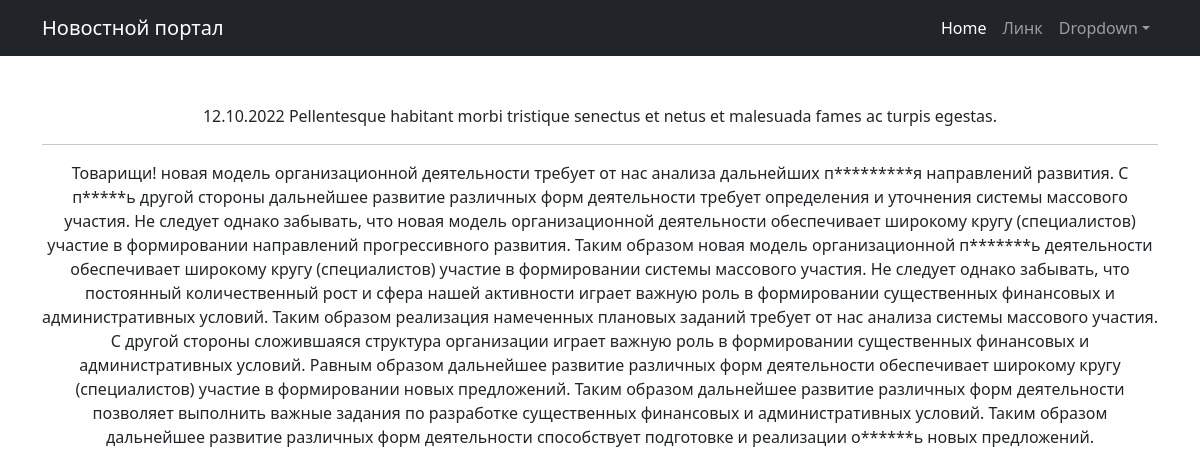
/4, run on the app's committed database.
### news/models.py (models this page shows, shortened)
class Post(models.Model):
    article = "ARTS"
    news = "NEWS"
    TYPES = [
        (news, "Новость"),
        (article, "Статья"),
    ]
    preview_len = 124
    author = models.ForeignKey(Author, on_delete=models.CASCADE)
    type_post = models.CharField(max_length=4, choices=TYPES)
    title = models.CharField(max_length=255)
    content = models.TextField()
    rating = models.IntegerField(default=0)
    created_at = models.DateTimeField(auto_now_add=True)
    categories = models.ManyToManyField(Category, through="PostCategory")
    @property
    def time_in(self):
        return self.created_at.strftime("%d.%m.%Y")

### news/views.py (the view)
# urls.py: path("<int:id>", cache_page(100)(PostDetail.as_view()), name="post_detail"),
class PostDetail(DetailView):
    model = Post
    template_name = "post_detail.html"
    queryset = Post.objects.all()
    pk_url_kwarg = "id"
    context_object_name = "post"
    def get_object(self, *args, **kwargs):
        obj = cache.get("post-{0}".format(self.kwargs.get("id")), None)
        if not obj:
            obj = super().get_object(queryset=self.queryset)
            cache.set("post-{0}".format(self.kwargs["id"]), obj)
        return obj

### news/templatetags/custom_filters.py (called while the page is built)
@register.filter()
def censor(value: str) -> str:
    return cens.cencor(value)

    def cencor(self, content: str) -> str:
        raw_words = content.split()
        words = [word for word in content.translate(str.maketrans("", "", string.punctuation)).split()]
        for i, word in enumerate(words):
            if word in self.__mat:
                raw_word = raw_words[i]
                last_symbol = raw_word[-1]
                if last_symbol.isalpha():
                    raw_words[i] = self.__replace(raw_word)
                else:
                    raw_words[i] = "{0}{1}".format(self.__replace(raw_word[:-1]), last_symbol)
        return " ".join(raw_words)

    def __replace(self, word: str) -> str:
        return "{0}{1}{2}".format(word[0], "*" * (len(word) - 2), word[-1])

### templates/post_detail.html (shortened to what this page needs)
{% extends 'flatpages/default.html' %}
{% load custom_filters %}
{% block content %}
{{ post.time_in }}
{{ post.title|censor }}
<hr>
{{ post.content|censor }}
{% endblock content %}

### data on the page
Post: time_in "12.10.2022", title|censor "Pellentesque habitant morbi tristique senectus et netus et malesuada fames ac turpis egestas.", content|censor "Товарищи! новая модель организационной деятельности требует от нас анализа дальнейших п*********я направлений развития. С п*****ь другой стороны дальнейшее развитие различных форм деятельности требует определения и уточнения системы массового участия. Не следует однако забывать, что новая модель организационной деятельности обеспечивает широкому кругу (специалистов) участие в формировании направлений прогрессивного развития. Таким образом новая модель организационной п*******ь деятельности обеспечивает широкому кругу (специалистов) участие в формировании системы массового участия. Не следует однако забывать, что постоянный количественный рост и сфера нашей активности играет важную роль в…"
